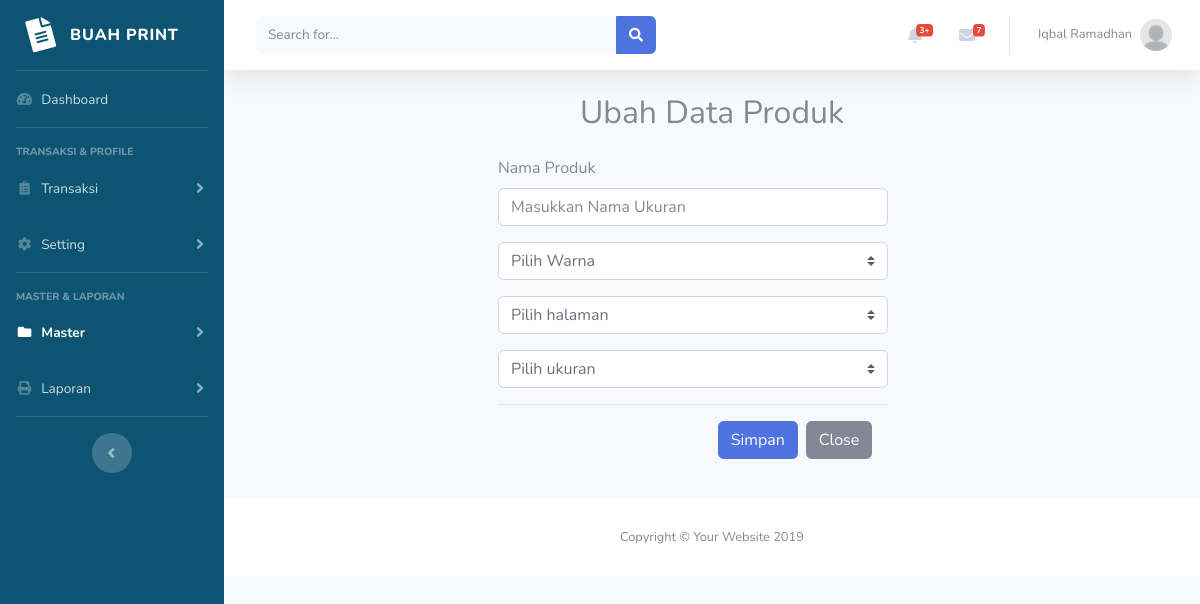
/admin/master_produkBaru_ubah.php (signed in), run on the app's committed database.
### tables this page shows
CREATE TABLE `mitra` (
  `ID_MITRA` char(10) NOT NULL,
  `NAMA_MITRA` varchar(40) NOT NULL,
  `EMAIL_MITRA` varchar(100) NOT NULL,
  `NO_HP_MITRA` varchar(13) NOT NULL,
  `TELEPHONE_MITRA` varchar(13) NOT NULL,
  `ALAMAT_MITRA` text NOT NULL,
  `FOTO_PROFILE` varchar(200) NOT NULL,
  `COVER` varchar(200) NOT NULL,
  `STATUS_MITRA` int(11) NOT NULL,
  `SALDO_MITRA` int(11) NOT NULL,
  `LOCATION_MITRA` text,
  `USERNAME_MITRA` varchar(50) NOT NULL,
  `PASSWORD_MITRA` varchar(32) NOT NULL
);

### admin/master_produkBaru_ubah.php (the view, shortened to what this page needs)
<?php
include 'includes/config.php';
include 'includes/header.php';
?>
<div class="container my-4">
    <div class="title text-center">
        <h2>Ubah Data Produk</h2>
    </div>
    <div class="row justify-content-center">
        <div class="col-6">
            <form class="font-m-light col-11 mt-3" action="query/master_produkBaru_query.php" method="post">
                <div class="form-group">
                    <label for="nama_produk" class="font-m-med">Nama Produk</label>
                    <input type="text" class="form-control" id="nama_produk" name="nama_produk" value="<?= $nama_produk ?>" placeholder="Masukkan Nama Ukuran" required>
                </div>
                <div class="form-group">
                    <select name="id_warna" class="custom-select">
                        <option selected>Pilih Warna</option>
                    </select>
                </div>
                <div class="form-group">
                    <select name="id_halaman" class="custom-select">
                        <option selected>Pilih halaman</option>
                    </select>
                </div>
                <div class="form-group">
                    <select name="id_ukuran" class="custom-select">
                        <option selected>Pilih ukuran</option>
                    </select>
                </div>
                <div class="modal-footer text-center">
                    <input type="submit" class="btn btn-primary" name="edit_produk" value="Simpan">
                    <a href="master_produkBaru.php" class="btn btn-secondary" data-dismiss="modal">Close</a>
                </div>
            </form>
        </div>
    </div>
</div>
<?php
require 'includes/footer.php';
?>

### admin/includes/header.php (shortened to what this page needs)
<?php
  if(isset($_SESSION['admin_login'])){
  $username = $_SESSION['username'];
  $data = mysqli_query($con, "SELECT * FROM mitra WHERE USERNAME_MITRA = '$username'");
  $data_admin = mysqli_fetch_assoc($data);
  $nama_admin = $data_admin['NAMA_MITRA'];
  $profil_admin = $data_admin['FOTO_PROFILE'];
  }
?>
<!DOCTYPE html>
<html lang="en">
<head>
  <link href="vendor/fontawesome-free/css/all.min.css" rel="stylesheet" type="text/css">
  <link href="css/sb-admin-2.min.css" rel="stylesheet">
  <link rel="stylesheet" href="css/sb-admin-2.css">
  <link href="vendor/datatables/dataTables.bootstrap4.min.css" rel="stylesheet">
</head>
<body id="page-top">
  <div id="wrapper">
  <?php
    require 'sidebar.php';
  ?>
    <div id="content-wrapper" class="d-flex flex-column">
      <div id="content">
        <nav class="navbar navbar-expand navbar-light bg-white topbar mb-4 static-top shadow">
          <?php
            if(isset($_SESSION['admin_login'])){
          ?>
          <form class="d-none d-sm-inline-block form-inline mr-auto ml-md-3 my-2 my-md-0 mw-100 navbar-search">
            <div class="input-group">
              <input type="text" class="form-control bg-light border-0 small" placeholder="Search for..." aria-label="Search" aria-describedby="basic-addon2">
              <div class="input-group-append">
                <button class="btn btn-primary" type="button">
                  <i class="fas fa-search fa-sm"></i>
                </button>
              </div>
            </div>
          </form>
          <ul class="navbar-nav ml-auto">
            <li class="nav-item dropdown no-arrow mx-1">
              <a class="nav-link dropdown-toggle" href="#" id="alertsDropdown" role="button" data-toggle="dropdown" aria-haspopup="true" aria-expanded="false">
                <i class="fas fa-bell fa-fw"></i>
                <span class="badge badge-danger badge-counter">3+</span>
              </a>
            </li>
            <li class="nav-item dropdown no-arrow mx-1">
              <a class="nav-link dropdown-toggle" href="#" id="messagesDropdown" role="button" data-toggle="dropdown" aria-haspopup="true" aria-expanded="false">
                <i class="fas fa-envelope fa-fw"></i>
                <span class="badge badge-danger badge-counter">7</span>
              </a>
            </li>
            <li class="nav-item dropdown no-arrow">
              <a class="nav-link dropdown-toggle" href="#" id="userDropdown" role="button" data-toggle="dropdown" aria-haspopup="true" aria-expanded="false">
                <span class="mr-2 d-none d-lg-inline text-gray-600 small"><?=$nama_admin?></span>
                <img class="img-profile rounded-circle" src="img/profil/<?=$profil_admin?>">
              </a>
            </li>
            <?php }?>
          </ul>
        </nav>

### data on the page
mitra: NAMA_MITRA "Iqbal Ramadhan", FOTO_PROFILE (picture)
